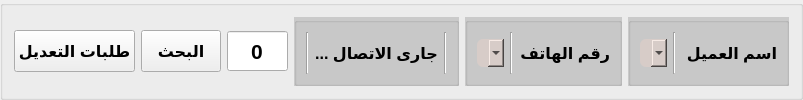
         <widget class="QGroupBox" name="groupBox">
          <property name="layoutDirection">
           <enum>Qt::LeftToRight</enum>
          </property>
          <property name="title">
           <string/>
          </property>
          <layout class="QHBoxLayout" name="horizontalLayout_34" stretch="1,0,0,0,5,5">
           <item>
            <widget class="QPushButton" name="btnRefresh">
             <property name="sizePolicy">
              <sizepolicy hsizetype="Maximum" vsizetype="Maximum">
               <horstretch>0</horstretch>
               <verstretch>0</verstretch>
              </sizepolicy>
             </property>
             <property name="minimumSize">
              <size>
               <width>0</width>
               <height>42</height>
              </size>
             </property>
             <property name="font">
              <font>
               <pointsize>12</pointsize>
               <weight>75</weight>
               <bold>true</bold>
              </font>
             </property>
             <property name="text">
              <string>طلبات التعديل</string>
             </property>
            </widget>
           </item>
           <item>
            <widget class="QPushButton" name="btnSearchData">
             <property name="sizePolicy">
              <sizepolicy hsizetype="Maximum" vsizetype="Maximum">
               <horstretch>0</horstretch>
               <verstretch>0</verstretch>
              </sizepolicy>
             </property>
             <property name="minimumSize">
              <size>
               <width>0</width>
               <height>42</height>
              </size>
             </property>
             <property name="font">
              <font>
               <pointsize>12</pointsize>
               <weight>75</weight>
               <bold>true</bold>
              </font>
             </property>
             <property name="text">
              <string>البحث</string>
             </property>
            </widget>
           </item>
           <item>
            <widget class="QSpinBox" name="lcdNumber">
             <property name="sizePolicy">
              <sizepolicy hsizetype="Minimum" vsizetype="Preferred">
               <horstretch>0</horstretch>
               <verstretch>0</verstretch>
              </sizepolicy>
             </property>
             <property name="minimumSize">
              <size>
               <width>0</width>
               <height>0</height>
              </size>
             </property>
             <property name="maximumSize">
              <size>
               <width>16777215</width>
               <height>42</height>
              </size>
             </property>
             <property name="font">
              <font>
               <family>MS Shell Dlg 2</family>
               <pointsize>16</pointsize>
               <weight>75</weight>
               <bold>true</bold>
              </font>
             </property>
             <property name="alignment">
              <set>Qt::AlignCenter</set>
             </property>
             <property name="readOnly">
              <bool>true</bool>
             </property>
             <property name="buttonSymbols">
              <enum>QAbstractSpinBox::NoButtons</enum>
             </property>
             <property name="maximum">
              <number>9999</number>
             </property>
            </widget>
           </item>
           <item>
            <widget class="QGroupBox" name="groupBox_13">
             <property name="styleSheet">
              <string notr="true">QGroupBox{
 background-color:rgba(66,66,66,20%);
}</string>
             </property>
             <property name="title">
              <string/>
             </property>
             <layout class="QHBoxLayout" name="horizontalLayout_3">
              <item>
               <widget class="Line" name="line_9">
                <property name="orientation">
                 <enum>Qt::Vertical</enum>
                </property>
               </widget>
              </item>
              <item>
               <layout class="QVBoxLayout" name="verticalLayout_5">
                <item>
                 <widget class="QLabel" name="lblInternet">
                  <property name="font">
                   <font>
                    <pointsize>12</pointsize>
                    <weight>75</weight>
                    <bold>true</bold>
                   </font>
                  </property>
                  <property name="text">
                   <string>جارى الاتصال ...</string>
                  </property>
                  <property name="alignment">
                   <set>Qt::AlignCenter</set>
                  </property>
                 </widget>
                </item>
               </layout>
              </item>
              <item>
               <widget class="Line" name="line_26">
                <property name="orientation">
                 <enum>Qt::Vertical</enum>
                </property>
               </widget>
              </item>
             </layout>
            </widget>
           </item>
           <item>
            <widget class="QGroupBox" name="groupBox_8">
             <property name="styleSheet">
              <string notr="true">QGroupBox{
 background-color:rgba(66,66,66,20%);
}</string>
             </property>
             <property name="title">
              <string/>
             </property>
             <layout class="QHBoxLayout" name="horizontalLayout_13" stretch="10,0,0">
              <item>
               <widget class="QComboBox" name="comPhone">
                <property name="font">
                 <font>
                  <pointsize>-1</pointsize>
                  <weight>75</weight>
                  <bold>true</bold>
                 </font>
                </property>
                <property name="styleSheet">
                 <string notr="true">background-color: #D7CCC8;
border-width: 1px;
border-color: #1e1e1e;
border-radius: 6;
padding: 3px;
padding-left: 5px;
padding-right: 5px;
font-size: 17px;
font-weight: bold;</string>
                </property>
                <property name="editable">
                 <bool>true</bool>
                </property>
                <property name="insertPolicy">
                 <enum>QComboBox::NoInsert</enum>
                </property>
                <property name="sizeAdjustPolicy">
                 <enum>QComboBox::AdjustToMinimumContentsLengthWithIcon</enum>
                </property>
               </widget>
              </item>
              <item>
               <widget class="Line" name="line_31">
                <property name="orientation">
                 <enum>Qt::Vertical</enum>
                </property>
               </widget>
              </item>
              <item>
               <widget class="QLabel" name="label_2">
                <property name="font">
                 <font>
                  <pointsize>12</pointsize>
                  <weight>75</weight>
                  <bold>true</bold>
                 </font>
                </property>
                <property name="text">
                 <string>رقم الهاتف</string>
                </property>
               </widget>
              </item>
             </layout>
            </widget>
           </item>
           <item>
            <widget class="QGroupBox" name="groupBox_7">
             <property name="styleSheet">
              <string notr="true">QGroupBox{
 background-color:rgba(66,66,66,20%);
}</string>
             </property>
             <property name="title">
              <string/>
             </property>
             <layout class="QHBoxLayout" name="horizontalLayout" stretch="10,0,0">
              <item>
               <widget class="QComboBox" name="comName">
                <property name="font">
                 <font>
                  <pointsize>-1</pointsize>
                  <weight>75</weight>
                  <bold>true</bold>
                 </font>
                </property>
                <property name="styleSheet">
                 <string notr="true">background-color: #D7CCC8;
border-width: 1px;
border-color: #1e1e1e;
border-radius: 6;
padding: 3px;
padding-left: 5px;
padding-right: 5px;
font-size: 17px;
font-weight: bold;</string>
                </property>
                <property name="editable">
                 <bool>true</bool>
                </property>
                <property name="insertPolicy">
                 <enum>QComboBox::NoInsert</enum>
                </property>
                <property name="sizeAdjustPolicy">
                 <enum>QComboBox::AdjustToMinimumContentsLengthWithIcon</enum>
                </property>
               </widget>
              </item>
              <item>
               <widget class="Line" name="line_21">
                <property name="orientation">
                 <enum>Qt::Vertical</enum>
                </property>
               </widget>
              </item>
              <item>
               <widget class="QLabel" name="label">
                <property name="font">
                 <font>
                  <pointsize>12</pointsize>
                  <weight>75</weight>
                  <bold>true</bold>
                 </font>
                </property>
                <property name="text">
                 <string>اسم العميل </string>
                </property>
               </widget>
              </item>
             </layout>
            </widget>
           </item>
          </layout>
         </widget>
